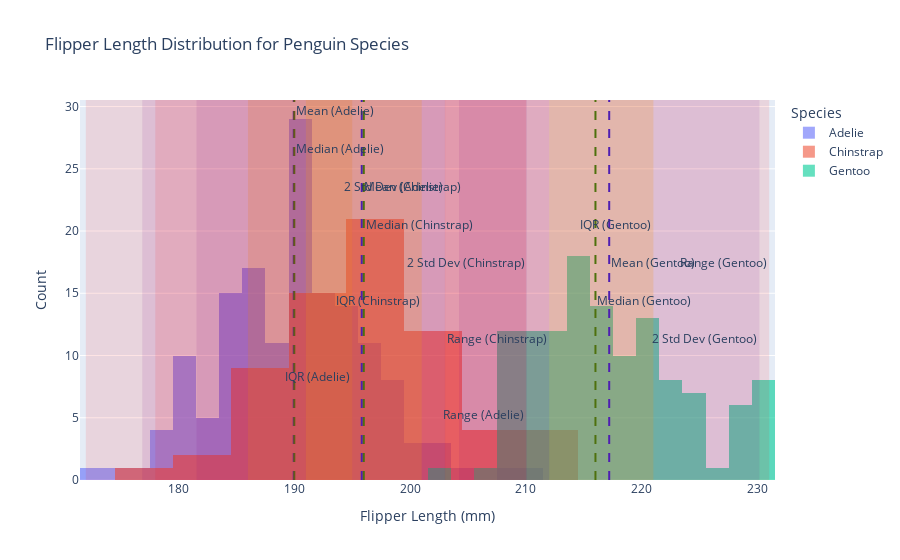

Notebook code cell kept with this figure:
### Code cell
import pandas as pd
import plotly.graph_objects as go

# Load the dataset
url = "https://raw.githubusercontent.com/mwaskom/seaborn-data/master/penguins.csv"
penguins = pd.read_csv(url)

# Filter out rows with missing values in flipper_length_mm
penguins = penguins.dropna(subset=["flipper_length_mm"])

# Function to calculate statistics
def calculate_statistics(data):
    mean = data.mean()
    median = data.median()
    min_val = data.min()
    max_val = data.max()
    std = data.std()
    iqr = data.quantile(0.75) - data.quantile(0.25)
    lower_iqr = data.quantile(0.25)
    upper_iqr = data.quantile(0.75)
    return mean, median, min_val, max_val, std, iqr, lower_iqr, upper_iqr

# Create histograms for each species
species_list = penguins['species'].unique()

# Initialize a figure
fig = go.Figure()

# A counter to stagger label positions
position_counter = 0
colors = ['blue', 'green', 'red']

for idx, species in enumerate(species_list):
    # Filter the data for the species
    species_data = penguins[penguins['species'] == species]
    
    # Calculate statistics
    flipper_length = species_data['flipper_length_mm']
    mean, median, min_val, max_val, std, iqr, lower_iqr, upper_iqr = calculate_statistics(flipper_length)
    
    # Add histogram
    fig.add_trace(go.Histogram(x=flipper_length, name=species, opacity=0.6))
    
    # Adjust label position offsets
    top_pos = 1 - (position_counter % 3) * 0.2  # Staggered top positions
    bottom_pos = 0.2 + (position_counter % 3) * 0.2  # Staggered bottom positions
    
    # Add lines for mean and median with staggered annotations using `annotation_y`
    fig.add_vline(x=mean, line=dict(color='blue', dash='dash'),
                  annotation_text=f"Mean ({species})", annotation_y=top_pos)
    fig.add_vline(x=median, line=dict(color='green', dash='dash'),
                  annotation_text=f"Median ({species})", annotation_y=top_pos - 0.1)
    
    # Add rectangles for scales with staggered annotations
    # Range (min to max)
    fig.add_vrect(x0=min_val, x1=max_val, fillcolor="red", opacity=0.1, line_width=0,
                  annotation_text=f"Range ({species})", annotation_y=bottom_pos)
    
    # Interquartile range
    fig.add_vrect(x0=lower_iqr, x1=upper_iqr, fillcolor="orange", opacity=0.2, line_width=0,
                  annotation_text=f"IQR ({species})", annotation_y=bottom_pos + 0.1)
    
    # 2 standard deviations from the mean
    fig.add_vrect(x0=mean - 2 * std, x1=mean + 2 * std, fillcolor="purple", opacity=0.1, line_width=0,
                  annotation_text=f"2 Std Dev ({species})", annotation_y=top_pos - 0.2)
    
    position_counter += 1

# Update layout
fig.update_layout(
    title="Flipper Length Distribution for Penguin Species",
    xaxis_title="Flipper Length (mm)",
    yaxis_title="Count",
    barmode="overlay",
    legend_title="Species",
)

# Show the plot
fig.show()

### Figure 1 — Plotly figure (JSON) as saved in the notebook; plotly's stock layout.template omitted (floating-point values rounded to 4 significant figures; data arrays with more than 128 entries replaced by an {"elided": "..."} marker saying what was removed)
{"data": [{"name": "Adelie", "opacity": 0.6, "type": "histogram", "x": {"elided": "151 int values"}}, {"name": "Chinstrap", "opacity": 0.6, "type": "histogram", "x": [192, 196, 193, 188, 197, 198, 178, 197, 195, 198, 193, 194, 185, 201, 190, 201, 197, 181, 190, 195, 181, 191, 187, 193, 195, 197, 200, 200, 191, 205, 187, 201, 187, 203, 195, 199, 195, 210, 192, 205, 210, 187, 196, 196, 196, 201, 190, 212, 187, 198, 199, 201, 193, 203, 187, 197, 191, 203, 202, 194, 206, 189, 195, 207, 202, 193, 210, 198]}, {"name": "Gentoo", "opacity": 0.6, "type": "histogram", "x": [211, 230, 210, 218, 215, 210, 211, 219, 209, 215, 214, 216, 214, 213, 210, 217, 210, 221, 209, 222, 218, 215, 213, 215, 215, 215, 216, 215, 210, 220, 222, 209, 207, 230, 220, 220, 213, 219, 208, 208, 208, 225, 210, 216, 222, 217, 210, 225, 213, 215, 210, 220, 210, 225, 217, 220, 208, 220, 208, 224, 208, 221, 214, 231, 219, 230, 214, 229, 220, 223, 216, 221, 221, 217, 216, 230, 209, 220, 215, 223, 212, 221, 212, 224, 212, 228, 218, 218, 212, 230, 218, 228, 212, 224, 214, 226, 216, 222, 203, 225, 219, 228, 215, 228, 216, 215, 210, 219, 208, 209, 216, 229, 213, 230, 217, 230, 217, 222, 214, 215, 222, 212, 213]}], "layout": {"annotations": [{"showarrow": false, "text": "Mean (Adelie)", "x": 190.0, "xanchor": "left", "xref": "x", "y": 1, "yanchor": "top", "yref": "y domain"}, {"showarrow": false, "text": "Median (Adelie)", "x": 190, "xanchor": "left", "xref": "x", "y": 0.9, "yanchor": "top", "yref": "y domain"}, {"showarrow": false, "text": "Range (Adelie)", "x": 210, "xanchor": "right", "xref": "x", "y": 0.2, "yanchor": "top", "yref": "y domain"}, {"showarrow": false, "text": "IQR (Adelie)", "x": 195, "xanchor": "right", "xref": "x", "y": 0.3, "yanchor": "top", "yref": "y domain"}, {"showarrow": false, "text": "2 Std Dev (Adelie)", "x": 203.0, "xanchor": "right", "xref": "x", "y": 0.8, "yanchor": "top", "yref": "y domain"}, {"showarrow": false, "text": "Mean (Chinstrap)", "x": 195.8, "xanchor": "left", "xref": "x", "y": 0.8, "yanchor": "top", "yref": "y domain"}, {"showarrow": false, "text": "Median (Chinstrap)", "x": 196, "xanchor": "left", "xref": "x", "y": 0.7, "yanchor": "top", "yref": "y domain"}, {"showarrow": false, "text": "Range (Chinstrap)", "x": 212, "xanchor": "right", "xref": "x", "y": 0.4, "yanchor": "top", "yref": "y domain"}, {"showarrow": false, "text": "IQR (Chinstrap)", "x": 201, "xanchor": "right", "xref": "x", "y": 0.5, "yanchor": "top", "yref": "y domain"}, {"showarrow": false, "text": "2 Std Dev (Chinstrap)", "x": 210.1, "xanchor": "right", "xref": "x", "y": 0.6, "yanchor": "top", "yref": "y domain"}, {"showarrow": false, "text": "Mean (Gentoo)", "x": 217.2, "xanchor": "left", "xref": "x", "y": 0.6, "yanchor": "top", "yref": "y domain"}, {"showarrow": false, "text": "Median (Gentoo)", "x": 216, "xanchor": "left", "xref": "x", "y": 0.5, "yanchor": "top", "yref": "y domain"}, {"showarrow": false, "text": "Range (Gentoo)", "x": 231, "xanchor": "right", "xref": "x", "y": 0.6, "yanchor": "top", "yref": "y domain"}, {"showarrow": false, "text": "IQR (Gentoo)", "x": 221, "xanchor": "right", "xref": "x", "y": 0.7, "yanchor": "top", "yref": "y domain"}, {"showarrow": false, "text": "2 Std Dev (Gentoo)", "x": 230.2, "xanchor": "right", "xref": "x", "y": 0.4, "yanchor": "top", "yref": "y domain"}], "barmode": "overlay", "legend": {"title": {"text": "Species"}}, "shapes": [{"line": {"color": "blue", "dash": "dash"}, "type": "line", "x0": 190.0, "x1": 190.0, "xref": "x", "y0": 0, "y1": 1, "yref": "y domain"}, {"line": {"color": "green", "dash": "dash"}, "type": "line", "x0": 190, "x1": 190, "xref": "x", "y0": 0, "y1": 1, "yref": "y domain"}, {"fillcolor": "red", "line": {"width": 0}, "opacity": 0.1, "type": "rect", "x0": 172, "x1": 210, "xref": "x", "y0": 0, "y1": 1, "yref": "y domain"}, {"fillcolor": "orange", "line": {"width": 0}, "opacity": 0.2, "type": "rect", "x0": 186, "x1": 195, "xref": "x", "y0": 0, "y1": 1, "yref": "y domain"}, {"fillcolor": "purple", "line": {"width": 0}, "opacity": 0.1, "type": "rect", "x0": 176.9, "x1": 203.0, "xref": "x", "y0": 0, "y1": 1, "yref": "y domain"}, {"line": {"color": "blue", "dash": "dash"}, "type": "line", "x0": 195.8, "x1": 195.8, "xref": "x", "y0": 0, "y1": 1, "yref": "y domain"}, {"line": {"color": "green", "dash": "dash"}, "type": "line", "x0": 196, "x1": 196, "xref": "x", "y0": 0, "y1": 1, "yref": "y domain"}, {"fillcolor": "red", "line": {"width": 0}, "opacity": 0.1, "type": "rect", "x0": 178, "x1": 212, "xref": "x", "y0": 0, "y1": 1, "yref": "y domain"}, {"fillcolor": "orange", "line": {"width": 0}, "opacity": 0.2, "type": "rect", "x0": 191, "x1": 201, "xref": "x", "y0": 0, "y1": 1, "yref": "y domain"}, {"fillcolor": "purple", "line": {"width": 0}, "opacity": 0.1, "type": "rect", "x0": 181.6, "x1": 210.1, "xref": "x", "y0": 0, "y1": 1, "yref": "y domain"}, {"line": {"color": "blue", "dash": "dash"}, "type": "line", "x0": 217.2, "x1": 217.2, "xref": "x", "y0": 0, "y1": 1, "yref": "y domain"}, {"line": {"color": "green", "dash": "dash"}, "type": "line", "x0": 216, "x1": 216, "xref": "x", "y0": 0, "y1": 1, "yref": "y domain"}, {"fillcolor": "red", "line": {"width": 0}, "opacity": 0.1, "type": "rect", "x0": 203, "x1": 231, "xref": "x", "y0": 0, "y1": 1, "yref": "y domain"}, {"fillcolor": "orange", "line": {"width": 0}, "opacity": 0.2, "type": "rect", "x0": 212, "x1": 221, "xref": "x", "y0": 0, "y1": 1, "yref": "y domain"}, {"fillcolor": "purple", "line": {"width": 0}, "opacity": 0.1, "type": "rect", "x0": 204.2, "x1": 230.2, "xref": "x", "y0": 0, "y1": 1, "yref": "y domain"}], "title": {"text": "Flipper Length Distribution for Penguin Species"}, "xaxis": {"title": {"text": "Flipper Length (mm)"}}, "yaxis": {"title": {"text": "Count"}}}}
